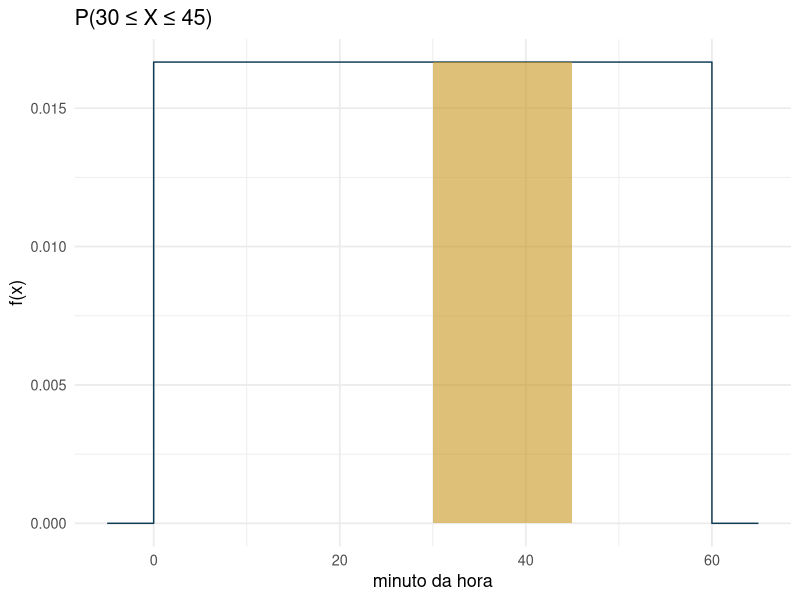

Source code (R): (Note: this script raises an error after producing the figure.)
## ---- chunk 1
knitr::opts_chunk$set(echo = TRUE, warning = FALSE, message = FALSE, fig.retina = 2, fig.height=4)
suppressPackageStartupMessages(library(tidyverse))
## ---- chunk 2
a <- 0; b <- 60
c(E_X = (a+b)/2, Var_X = (b-a)^2/12, dp_X = sqrt((b-a)^2/12))
## ---- chunk 3
(45 - 30) / (60 - 0)                 # a mesma conta, escrita em R
punif(20, min=a, max=b)              # P(X <= 20)
punif(45, a, b) - punif(30, a, b)    # P(30 <= X <= 45), confirmação via função pronta
## ---- chunk 4
ggplot(tibble(x = c(-5,0,0,60,60,65), y = c(0,0,1/60,1/60,0,0)), aes(x,y)) +
  geom_line(color = "#0d3b54") +
  geom_area(data = tibble(x=c(30,30,45,45), y=c(0,1/60,1/60,0)), fill="#c9971e", alpha=.6) +
  labs(x = "minuto da hora", y = "f(x)", title = "P(30 ≤ X ≤ 45)") +
  theme_minimal(base_size = 13)
## ---- chunk 5
knitr::include_graphics("images/hist_unif01.png")
